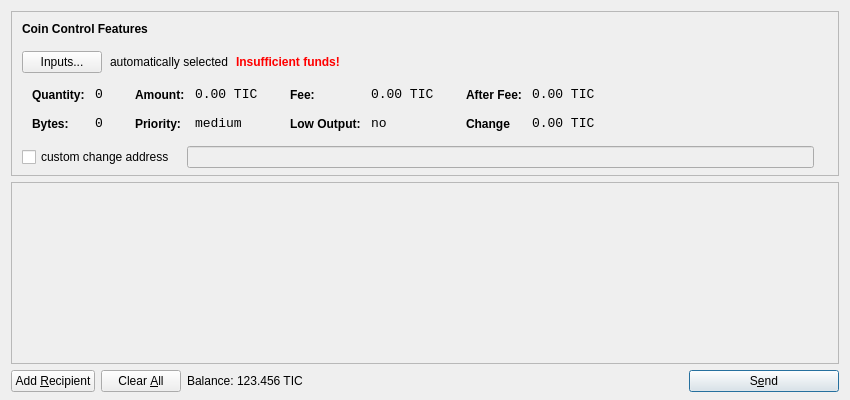
<?xml version="1.0" encoding="UTF-8"?>
<ui version="4.0">
 <class>SendCoinsDialog</class>
 <widget class="QDialog" name="SendCoinsDialog">
  <property name="geometry">
   <rect>
    <x>0</x>
    <y>0</y>
    <width>850</width>
    <height>400</height>
   </rect>
  </property>
  <property name="windowTitle">
   <string>Send Coins</string>
  </property>
  <layout class="QVBoxLayout" name="verticalLayout" stretch="0,1,0">
   <property name="bottomMargin">
    <number>8</number>
   </property>
   <item>
    <widget class="QFrame" name="frameCoinControl">
     <property name="sizePolicy">
      <sizepolicy hsizetype="Expanding" vsizetype="Expanding">
       <horstretch>0</horstretch>
       <verstretch>0</verstretch>
      </sizepolicy>
     </property>
     <property name="maximumSize">
      <size>
       <width>16777215</width>
       <height>16777215</height>
      </size>
     </property>
     <property name="frameShape">
      <enum>QFrame::StyledPanel</enum>
     </property>
     <property name="frameShadow">
      <enum>QFrame::Sunken</enum>
     </property>
     <layout class="QVBoxLayout" name="verticalLayoutCoinControl2">
      <property name="spacing">
       <number>-1</number>
      </property>
      <property name="leftMargin">
       <number>0</number>
      </property>
      <property name="topMargin">
       <number>0</number>
      </property>
      <property name="rightMargin">
       <number>0</number>
      </property>
      <property name="bottomMargin">
       <number>6</number>
      </property>
      <item>
       <layout class="QVBoxLayout" name="verticalLayoutCoinControl" stretch="0,0,0,0,1">
        <property name="spacing">
         <number>0</number>
        </property>
        <property name="leftMargin">
         <number>10</number>
        </property>
        <property name="topMargin">
         <number>10</number>
        </property>
        <item>
         <layout class="QHBoxLayout" name="horizontalLayoutCoinControl1">
          <property name="bottomMargin">
           <number>15</number>
          </property>
          <item>
           <widget class="QLabel" name="labelCoinControlFeatures">
            <property name="sizePolicy">
             <sizepolicy hsizetype="Preferred" vsizetype="Maximum">
              <horstretch>0</horstretch>
              <verstretch>0</verstretch>
             </sizepolicy>
            </property>
            <property name="font">
             <font>
              <weight>75</weight>
              <bold>true</bold>
             </font>
            </property>
            <property name="styleSheet">
             <string notr="true">font-weight:bold;</string>
            </property>
            <property name="text">
             <string>Coin Control Features</string>
            </property>
           </widget>
          </item>
         </layout>
        </item>
        <item>
         <layout class="QHBoxLayout" name="horizontalLayoutCoinControl2" stretch="0,0,0,0">
          <property name="spacing">
           <number>8</number>
          </property>
          <property name="bottomMargin">
           <number>10</number>
          </property>
          <item>
           <widget class="QPushButton" name="pushButtonCoinControl">
            <property name="styleSheet">
             <string notr="true"/>
            </property>
            <property name="text">
             <string>Inputs...</string>
            </property>
           </widget>
          </item>
          <item>
           <widget class="QLabel" name="labelCoinControlAutomaticallySelected">
            <property name="text">
             <string>automatically selected</string>
            </property>
            <property name="margin">
             <number>5</number>
            </property>
           </widget>
          </item>
          <item>
           <widget class="QLabel" name="labelCoinControlInsuffFunds">
            <property name="font">
             <font>
              <weight>75</weight>
              <bold>true</bold>
             </font>
            </property>
            <property name="styleSheet">
             <string notr="true">color:red;font-weight:bold;</string>
            </property>
            <property name="text">
             <string>Insufficient funds!</string>
            </property>
            <property name="margin">
             <number>5</number>
            </property>
           </widget>
          </item>
          <item>
           <spacer name="horizontalSpacerCoinControl">
            <property name="orientation">
             <enum>Qt::Horizontal</enum>
            </property>
            <property name="sizeHint" stdset="0">
             <size>
              <width>40</width>
              <height>1</height>
             </size>
            </property>
           </spacer>
          </item>
         </layout>
        </item>
        <item>
         <widget class="QWidget" name="widgetCoinControl" native="true">
          <property name="sizePolicy">
           <sizepolicy hsizetype="Preferred" vsizetype="Preferred">
            <horstretch>0</horstretch>
            <verstretch>0</verstretch>
           </sizepolicy>
          </property>
          <property name="minimumSize">
           <size>
            <width>0</width>
            <height>0</height>
           </size>
          </property>
          <property name="styleSheet">
           <string notr="true"/>
          </property>
          <layout class="QHBoxLayout" name="horizontalLayoutCoinControl5">
           <property name="margin">
            <number>0</number>
           </property>
           <item>
            <layout class="QHBoxLayout" name="horizontalLayoutCoinControl3" stretch="0,0,0,1">
             <property name="spacing">
              <number>20</number>
             </property>
             <property name="topMargin">
              <number>0</number>
             </property>
             <property name="bottomMargin">
              <number>10</number>
             </property>
             <item>
              <layout class="QFormLayout" name="formLayoutCoinControl1">
               <property name="horizontalSpacing">
                <number>10</number>
               </property>
               <property name="verticalSpacing">
                <number>14</number>
               </property>
               <property name="leftMargin">
                <number>10</number>
               </property>
               <property name="topMargin">
                <number>4</number>
               </property>
               <property name="rightMargin">
                <number>6</number>
               </property>
               <item row="0" column="0">
                <widget class="QLabel" name="labelCoinControlQuantityText">
                 <property name="styleSheet">
                  <string notr="true">font-weight:bold;</string>
                 </property>
                 <property name="text">
                  <string>Quantity:</string>
                 </property>
                 <property name="margin">
                  <number>0</number>
                 </property>
                </widget>
               </item>
               <item row="0" column="1">
                <widget class="QLabel" name="labelCoinControlQuantity">
                 <property name="font">
                  <font>
                   <family>Monospace</family>
                   <pointsize>10</pointsize>
                  </font>
                 </property>
                 <property name="cursor">
                  <cursorShape>IBeamCursor</cursorShape>
                 </property>
                 <property name="contextMenuPolicy">
                  <enum>Qt::ActionsContextMenu</enum>
                 </property>
                 <property name="text">
                  <string>0</string>
                 </property>
                 <property name="margin">
                  <number>0</number>
                 </property>
                 <property name="textInteractionFlags">
                  <set>Qt::LinksAccessibleByMouse|Qt::TextSelectableByKeyboard|Qt::TextSelectableByMouse</set>
                 </property>
                </widget>
               </item>
               <item row="1" column="0">
                <widget class="QLabel" name="labelCoinControlBytesText">
                 <property name="styleSheet">
                  <string notr="true">font-weight:bold;</string>
                 </property>
                 <property name="text">
                  <string>Bytes:</string>
                 </property>
                </widget>
               </item>
               <item row="1" column="1">
                <widget class="QLabel" name="labelCoinControlBytes">
                 <property name="font">
                  <font>
                   <family>Monospace</family>
                   <pointsize>10</pointsize>
                  </font>
                 </property>
                 <property name="cursor">
                  <cursorShape>IBeamCursor</cursorShape>
                 </property>
                 <property name="contextMenuPolicy">
                  <enum>Qt::ActionsContextMenu</enum>
                 </property>
                 <property name="text">
                  <string>0</string>
                 </property>
                 <property name="textInteractionFlags">
                  <set>Qt::LinksAccessibleByMouse|Qt::TextSelectableByKeyboard|Qt::TextSelectableByMouse</set>
                 </property>
                </widget>
               </item>
              </layout>
             </item>
             <item>
              <layout class="QFormLayout" name="formLayoutCoinControl2">
               <property name="horizontalSpacing">
                <number>10</number>
               </property>
               <property name="verticalSpacing">
                <number>14</number>
               </property>
               <property name="leftMargin">
                <number>6</number>
               </property>
               <property name="topMargin">
                <number>4</number>
               </property>
               <property name="rightMargin">
                <number>6</number>
               </property>
               <item row="0" column="0">
                <widget class="QLabel" name="labelCoinControlAmountText">
                 <property name="styleSheet">
                  <string notr="true">font-weight:bold;</string>
                 </property>
                 <property name="text">
                  <string>Amount:</string>
                 </property>
                 <property name="margin">
                  <number>0</number>
                 </property>
                </widget>
               </item>
               <item row="0" column="1">
                <widget class="QLabel" name="labelCoinControlAmount">
                 <property name="font">
                  <font>
                   <family>Monospace</family>
                   <pointsize>10</pointsize>
                  </font>
                 </property>
                 <property name="cursor">
                  <cursorShape>IBeamCursor</cursorShape>
                 </property>
                 <property name="contextMenuPolicy">
                  <enum>Qt::ActionsContextMenu</enum>
                 </property>
                 <property name="text">
                  <string>0.00 TIC</string>
                 </property>
                 <property name="textInteractionFlags">
                  <set>Qt::LinksAccessibleByMouse|Qt::TextSelectableByKeyboard|Qt::TextSelectableByMouse</set>
                 </property>
                </widget>
               </item>
               <item row="1" column="0">
                <widget class="QLabel" name="labelCoinControlPriorityText">
                 <property name="styleSheet">
                  <string notr="true">font-weight:bold;</string>
                 </property>
                 <property name="text">
                  <string>Priority:</string>
                 </property>
                </widget>
               </item>
               <item row="1" column="1">
                <widget class="QLabel" name="labelCoinControlPriority">
                 <property name="font">
                  <font>
                   <family>Monospace</family>
                   <pointsize>10</pointsize>
                  </font>
                 </property>
                 <property name="cursor">
                  <cursorShape>IBeamCursor</cursorShape>
                 </property>
                 <property name="contextMenuPolicy">
                  <enum>Qt::ActionsContextMenu</enum>
                 </property>
                 <property name="text">
                  <string>medium</string>
                 </property>
                 <property name="textInteractionFlags">
                  <set>Qt::LinksAccessibleByMouse|Qt::TextSelectableByKeyboard|Qt::TextSelectableByMouse</set>
                 </property>
                </widget>
               </item>
              </layout>
             </item>
             <item>
              <layout class="QFormLayout" name="formLayoutCoinControl3">
               <property name="horizontalSpacing">
                <number>10</number>
               </property>
               <property name="verticalSpacing">
                <number>14</number>
               </property>
               <property name="leftMargin">
                <number>6</number>
               </property>
               <property name="topMargin">
                <number>4</number>
               </property>
               <property name="rightMargin">
                <number>6</number>
               </property>
               <item row="0" column="0">
                <widget class="QLabel" name="labelCoinControlFeeText">
                 <property name="styleSheet">
                  <string notr="true">font-weight:bold;</string>
                 </property>
                 <property name="text">
                  <string>Fee:</string>
                 </property>
                 <property name="margin">
                  <number>0</number>
                 </property>
                </widget>
               </item>
               <item row="0" column="1">
                <widget class="QLabel" name="labelCoinControlFee">
                 <property name="font">
                  <font>
                   <family>Monospace</family>
                   <pointsize>10</pointsize>
                  </font>
                 </property>
                 <property name="cursor">
                  <cursorShape>IBeamCursor</cursorShape>
                 </property>
                 <property name="contextMenuPolicy">
                  <enum>Qt::ActionsContextMenu</enum>
                 </property>
                 <property name="text">
                  <string>0.00 TIC</string>
                 </property>
                 <property name="textInteractionFlags">
                  <set>Qt::LinksAccessibleByMouse|Qt::TextSelectableByKeyboard|Qt::TextSelectableByMouse</set>
                 </property>
                </widget>
               </item>
               <item row="1" column="0">
                <widget class="QLabel" name="labelCoinControlLowOutputText">
                 <property name="styleSheet">
                  <string notr="true">font-weight:bold;</string>
                 </property>
                 <property name="text">
                  <string>Low Output:</string>
                 </property>
                </widget>
               </item>
               <item row="1" column="1">
                <widget class="QLabel" name="labelCoinControlLowOutput">
                 <property name="font">
                  <font>
                   <family>Monospace</family>
                   <pointsize>10</pointsize>
                  </font>
                 </property>
                 <property name="cursor">
                  <cursorShape>IBeamCursor</cursorShape>
                 </property>
                 <property name="contextMenuPolicy">
                  <enum>Qt::ActionsContextMenu</enum>
                 </property>
                 <property name="text">
                  <string>no</string>
                 </property>
                 <property name="textInteractionFlags">
                  <set>Qt::LinksAccessibleByMouse|Qt::TextSelectableByKeyboard|Qt::TextSelectableByMouse</set>
                 </property>
                </widget>
               </item>
              </layout>
             </item>
             <item>
              <layout class="QFormLayout" name="formLayoutCoinControl4">
               <property name="horizontalSpacing">
                <number>10</number>
               </property>
               <property name="verticalSpacing">
                <number>14</number>
               </property>
               <property name="leftMargin">
                <number>6</number>
               </property>
               <property name="topMargin">
                <number>4</number>
               </property>
               <property name="rightMargin">
                <number>6</number>
               </property>
               <item row="0" column="0">
                <widget class="QLabel" name="labelCoinControlAfterFeeText">
                 <property name="styleSheet">
                  <string notr="true">font-weight:bold;</string>
                 </property>
                 <property name="text">
                  <string>After Fee:</string>
                 </property>
                 <property name="margin">
                  <number>0</number>
                 </property>
                </widget>
               </item>
               <item row="0" column="1">
                <widget class="QLabel" name="labelCoinControlAfterFee">
                 <property name="font">
                  <font>
                   <family>Monospace</family>
                   <pointsize>10</pointsize>
                  </font>
                 </property>
                 <property name="cursor">
                  <cursorShape>IBeamCursor</cursorShape>
                 </property>
                 <property name="contextMenuPolicy">
                  <enum>Qt::ActionsContextMenu</enum>
                 </property>
                 <property name="text">
                  <string>0.00 TIC</string>
                 </property>
                 <property name="textInteractionFlags">
                  <set>Qt::LinksAccessibleByMouse|Qt::TextSelectableByKeyboard|Qt::TextSelectableByMouse</set>
                 </property>
                </widget>
               </item>
               <item row="1" column="0">
                <widget class="QLabel" name="labelCoinControlChangeText">
                 <property name="styleSheet">
                  <string notr="true">font-weight:bold;</string>
                 </property>
                 <property name="text">
                  <string>Change</string>
                 </property>
                </widget>
               </item>
               <item row="1" column="1">
                <widget class="QLabel" name="labelCoinControlChange">
                 <property name="font">
                  <font>
                   <family>Monospace</family>
                   <pointsize>10</pointsize>
                  </font>
                 </property>
                 <property name="cursor">
                  <cursorShape>IBeamCursor</cursorShape>
                 </property>
                 <property name="contextMenuPolicy">
                  <enum>Qt::ActionsContextMenu</enum>
                 </property>
                 <property name="text">
                  <string>0.00 TIC</string>
                 </property>
                 <property name="textInteractionFlags">
                  <set>Qt::LinksAccessibleByMouse|Qt::TextSelectableByKeyboard|Qt::TextSelectableByMouse</set>
                 </property>
                </widget>
               </item>
              </layout>
             </item>
            </layout>
           </item>
          </layout>
         </widget>
        </item>
        <item>
         <layout class="QHBoxLayout" name="horizontalLayoutCoinControl4" stretch="0,0,0">
          <property name="spacing">
           <number>12</number>
          </property>
          <property name="sizeConstraint">
           <enum>QLayout::SetDefaultConstraint</enum>
          </property>
          <property name="topMargin">
           <number>5</number>
          </property>
          <property name="rightMargin">
           <number>5</number>
          </property>
          <item>
           <widget class="QCheckBox" name="checkBoxCoinControlChange">
            <property name="text">
             <string>custom change address</string>
            </property>
           </widget>
          </item>
          <item>
           <widget class="QLineEdit" name="lineEditCoinControlChange">
            <property name="enabled">
             <bool>false</bool>
            </property>
            <property name="sizePolicy">
             <sizepolicy hsizetype="Expanding" vsizetype="Fixed">
              <horstretch>0</horstretch>
              <verstretch>0</verstretch>
             </sizepolicy>
            </property>
           </widget>
          </item>
          <item>
           <widget class="QLabel" name="labelCoinControlChangeLabel">
            <property name="sizePolicy">
             <sizepolicy hsizetype="Preferred" vsizetype="Expanding">
              <horstretch>0</horstretch>
              <verstretch>0</verstretch>
             </sizepolicy>
            </property>
            <property name="minimumSize">
             <size>
              <width>0</width>
              <height>0</height>
             </size>
            </property>
            <property name="text">
             <string/>
            </property>
            <property name="margin">
             <number>3</number>
            </property>
           </widget>
          </item>
         </layout>
        </item>
        <item>
         <spacer name="verticalSpacerCoinControl">
          <property name="orientation">
           <enum>Qt::Vertical</enum>
          </property>
          <property name="sizeHint" stdset="0">
           <size>
            <width>800</width>
            <height>1</height>
           </size>
          </property>
         </spacer>
        </item>
       </layout>
      </item>
     </layout>
    </widget>
   </item>
   <item>
    <widget class="QScrollArea" name="scrollArea">
     <property name="widgetResizable">
      <bool>true</bool>
     </property>
     <widget class="QWidget" name="scrollAreaWidgetContents">
      <property name="geometry">
       <rect>
        <x>0</x>
        <y>0</y>
        <width>830</width>
        <height>165</height>
       </rect>
      </property>
      <layout class="QVBoxLayout" name="verticalLayout_2">
       <property name="margin">
        <number>0</number>
       </property>
       <item>
        <layout class="QVBoxLayout" name="entries">
         <property name="spacing">
          <number>6</number>
         </property>
        </layout>
       </item>
       <item>
        <spacer name="verticalSpacer">
         <property name="orientation">
          <enum>Qt::Vertical</enum>
         </property>
         <property name="sizeHint" stdset="0">
          <size>
           <width>20</width>
           <height>40</height>
          </size>
         </property>
        </spacer>
       </item>
      </layout>
     </widget>
    </widget>
   </item>
   <item>
    <layout class="QHBoxLayout" name="horizontalLayout">
     <item>
      <widget class="QPushButton" name="addButton">
       <property name="toolTip">
        <string>Send to multiple recipients at once</string>
       </property>
       <property name="text">
        <string>Add &amp;Recipient</string>
       </property>
       <property name="icon">
        <iconset resource="../bitcoin.qrc">
         <normaloff>:/icons/add</normaloff>:/icons/add</iconset>
       </property>
       <property name="autoDefault">
        <bool>false</bool>
       </property>
      </widget>
     </item>
     <item>
      <widget class="QPushButton" name="clearButton">
       <property name="sizePolicy">
        <sizepolicy hsizetype="Minimum" vsizetype="Fixed">
         <horstretch>0</horstretch>
         <verstretch>0</verstretch>
        </sizepolicy>
       </property>
       <property name="toolTip">
        <string>Remove all transaction fields</string>
       </property>
       <property name="text">
        <string>Clear &amp;All</string>
       </property>
       <property name="icon">
        <iconset resource="../bitcoin.qrc">
         <normaloff>:/icons/remove</normaloff>:/icons/remove</iconset>
       </property>
       <property name="autoRepeatDelay">
        <number>300</number>
       </property>
       <property name="autoDefault">
        <bool>false</bool>
       </property>
      </widget>
     </item>
     <item>
      <layout class="QHBoxLayout" name="horizontalLayout_2">
       <property name="spacing">
        <number>3</number>
       </property>
       <item>
        <widget class="QLabel" name="label">
         <property name="sizePolicy">
          <sizepolicy hsizetype="Preferred" vsizetype="Fixed">
           <horstretch>0</horstretch>
           <verstretch>0</verstretch>
          </sizepolicy>
         </property>
         <property name="text">
          <string>Balance:</string>
         </property>
        </widget>
       </item>
       <item>
        <widget class="QLabel" name="labelBalance">
         <property name="sizePolicy">
          <sizepolicy hsizetype="Preferred" vsizetype="Fixed">
           <horstretch>0</horstretch>
           <verstretch>0</verstretch>
          </sizepolicy>
         </property>
         <property name="cursor">
          <cursorShape>IBeamCursor</cursorShape>
         </property>
         <property name="text">
          <string>123.456 TIC</string>
         </property>
         <property name="textInteractionFlags">
          <set>Qt::LinksAccessibleByMouse|Qt::TextSelectableByKeyboard|Qt::TextSelectableByMouse</set>
         </property>
        </widget>
       </item>
      </layout>
     </item>
     <item>
      <spacer name="horizontalSpacer">
       <property name="orientation">
        <enum>Qt::Horizontal</enum>
       </property>
       <property name="sizeHint" stdset="0">
        <size>
         <width>40</width>
         <height>20</height>
        </size>
       </property>
      </spacer>
     </item>
     <item>
      <widget class="QPushButton" name="sendButton">
       <property name="minimumSize">
        <size>
         <width>150</width>
         <height>0</height>
        </size>
       </property>
       <property name="toolTip">
        <string>Confirm the send action</string>
       </property>
       <property name="text">
        <string>S&amp;end</string>
       </property>
       <property name="icon">
        <iconset resource="../bitcoin.qrc">
         <normaloff>:/icons/send</normaloff>:/icons/send</iconset>
       </property>
       <property name="default">
        <bool>true</bool>
       </property>
      </widget>
     </item>
    </layout>
   </item>
  </layout>
 </widget>
 <resources>
  <include location="../bitcoin.qrc"/>
 </resources>
 <connections/>
</ui>
